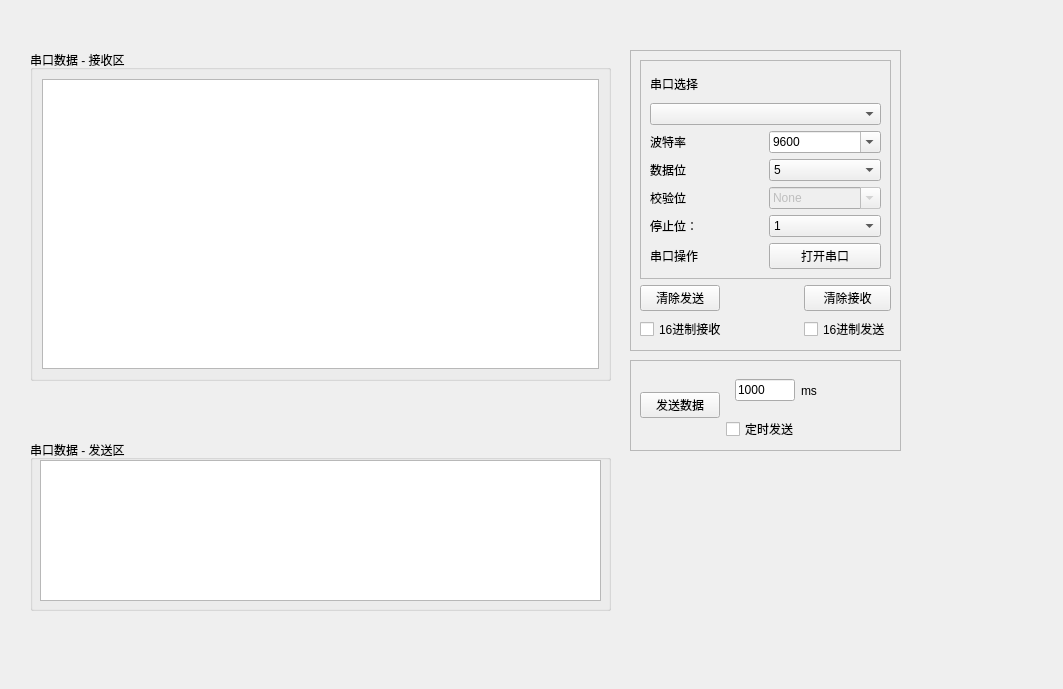
<?xml version="1.0" encoding="UTF-8"?>
<ui version="4.0">
 <class>MySerialWidget</class>
 <widget class="QWidget" name="MySerialWidget">
  <property name="geometry">
   <rect>
    <x>0</x>
    <y>0</y>
    <width>1063</width>
    <height>689</height>
   </rect>
  </property>
  <property name="windowTitle">
   <string>Form</string>
  </property>
  <widget class="QGroupBox" name="groupBox">
   <property name="geometry">
    <rect>
     <x>30</x>
     <y>50</y>
     <width>581</width>
     <height>331</height>
    </rect>
   </property>
   <property name="title">
    <string>串口数据 - 接收区</string>
   </property>
   <layout class="QVBoxLayout" name="verticalLayout_2">
    <item>
     <widget class="QTextEdit" name="edtReceive"/>
    </item>
   </layout>
  </widget>
  <widget class="QGroupBox" name="groupBox_2">
   <property name="geometry">
    <rect>
     <x>30</x>
     <y>440</y>
     <width>581</width>
     <height>171</height>
    </rect>
   </property>
   <property name="title">
    <string>串口数据 - 发送区</string>
   </property>
   <widget class="QTextEdit" name="edtSend">
    <property name="geometry">
     <rect>
      <x>10</x>
      <y>20</y>
      <width>561</width>
      <height>141</height>
     </rect>
    </property>
    <property name="midLineWidth">
     <number>0</number>
    </property>
   </widget>
  </widget>
  <widget class="QFrame" name="frame_2">
   <property name="geometry">
    <rect>
     <x>630</x>
     <y>50</y>
     <width>271</width>
     <height>301</height>
    </rect>
   </property>
   <property name="frameShape">
    <enum>QFrame::StyledPanel</enum>
   </property>
   <property name="frameShadow">
    <enum>QFrame::Raised</enum>
   </property>
   <layout class="QGridLayout" name="gridLayout_2">
    <item row="2" column="2">
     <widget class="QCheckBox" name="chkSend">
      <property name="text">
       <string>16进制发送</string>
      </property>
     </widget>
    </item>
    <item row="0" column="0" colspan="3">
     <widget class="QFrame" name="frame">
      <property name="frameShape">
       <enum>QFrame::StyledPanel</enum>
      </property>
      <property name="frameShadow">
       <enum>QFrame::Raised</enum>
      </property>
      <layout class="QGridLayout" name="gridLayout_3">
       <item row="0" column="0">
        <widget class="QLabel" name="lblSerial">
         <property name="text">
          <string>串口选择</string>
         </property>
        </widget>
       </item>
       <item row="1" column="0">
        <widget class="QComboBox" name="cmbSerial">
         <property name="enabled">
          <bool>true</bool>
         </property>
         <property name="editable">
          <bool>false</bool>
         </property>
        </widget>
       </item>
       <item row="2" column="0">
        <layout class="QGridLayout" name="gridLayout">
         <item row="0" column="0">
          <widget class="QLabel" name="lblRate">
           <property name="text">
            <string>波特率</string>
           </property>
          </widget>
         </item>
         <item row="0" column="1">
          <widget class="QComboBox" name="cmbBit">
           <property name="enabled">
            <bool>true</bool>
           </property>
           <property name="editable">
            <bool>true</bool>
           </property>
           <property name="currentText">
            <string>9600</string>
           </property>
          </widget>
         </item>
         <item row="1" column="0">
          <widget class="QLabel" name="lblDataBit">
           <property name="text">
            <string>数据位</string>
           </property>
          </widget>
         </item>
         <item row="1" column="1">
          <widget class="QComboBox" name="cmbDataBit">
           <property name="enabled">
            <bool>true</bool>
           </property>
           <property name="editable">
            <bool>false</bool>
           </property>
           <property name="currentText">
            <string>5</string>
           </property>
           <property name="frame">
            <bool>true</bool>
           </property>
           <item>
            <property name="text">
             <string>5</string>
            </property>
           </item>
           <item>
            <property name="text">
             <string>6</string>
            </property>
           </item>
           <item>
            <property name="text">
             <string>7</string>
            </property>
           </item>
           <item>
            <property name="text">
             <string>8</string>
            </property>
           </item>
          </widget>
         </item>
         <item row="2" column="0">
          <widget class="QLabel" name="lblCheckBit">
           <property name="text">
            <string>校验位</string>
           </property>
          </widget>
         </item>
         <item row="2" column="1">
          <widget class="QComboBox" name="cmbCheck">
           <property name="enabled">
            <bool>false</bool>
           </property>
           <property name="editable">
            <bool>true</bool>
           </property>
           <property name="currentText">
            <string>None</string>
           </property>
          </widget>
         </item>
         <item row="3" column="0">
          <widget class="QLabel" name="lblStopBit">
           <property name="text">
            <string>停止位：</string>
           </property>
          </widget>
         </item>
         <item row="3" column="1">
          <widget class="QComboBox" name="cmbStop">
           <property name="currentText">
            <string>1</string>
           </property>
           <item>
            <property name="text">
             <string>1</string>
            </property>
           </item>
          </widget>
         </item>
         <item row="4" column="0">
          <widget class="QLabel" name="lblSwitch">
           <property name="text">
            <string>串口操作</string>
           </property>
          </widget>
         </item>
         <item row="4" column="1">
          <widget class="QPushButton" name="btnSwitch">
           <property name="text">
            <string>打开串口</string>
           </property>
          </widget>
         </item>
        </layout>
       </item>
      </layout>
     </widget>
    </item>
    <item row="2" column="0" colspan="2">
     <widget class="QCheckBox" name="chkRec">
      <property name="text">
       <string>16进制接收</string>
      </property>
     </widget>
    </item>
    <item row="1" column="2">
     <widget class="QPushButton" name="btnClearRec">
      <property name="text">
       <string>清除接收</string>
      </property>
     </widget>
    </item>
    <item row="1" column="0">
     <widget class="QPushButton" name="btnClearSend">
      <property name="text">
       <string>清除发送</string>
      </property>
     </widget>
    </item>
   </layout>
  </widget>
  <widget class="QFrame" name="frame_3">
   <property name="geometry">
    <rect>
     <x>630</x>
     <y>360</y>
     <width>271</width>
     <height>91</height>
    </rect>
   </property>
   <property name="frameShape">
    <enum>QFrame::StyledPanel</enum>
   </property>
   <property name="frameShadow">
    <enum>QFrame::Raised</enum>
   </property>
   <layout class="QGridLayout" name="gridLayout_4">
    <item row="1" column="2">
     <widget class="QCheckBox" name="chkTimSend">
      <property name="maximumSize">
       <size>
        <width>100</width>
        <height>16777215</height>
       </size>
      </property>
      <property name="text">
       <string>定时发送</string>
      </property>
     </widget>
    </item>
    <item row="0" column="2">
     <widget class="QWidget" name="widget_time" native="true">
      <property name="whatsThis">
       <string/>
      </property>
      <layout class="QHBoxLayout" name="horizontalLayout">
       <item>
        <widget class="QLineEdit" name="txtSendMs">
         <property name="maximumSize">
          <size>
           <width>60</width>
           <height>16777215</height>
          </size>
         </property>
         <property name="text">
          <string>1000</string>
         </property>
        </widget>
       </item>
       <item>
        <widget class="QLabel" name="label">
         <property name="text">
          <string>ms</string>
         </property>
        </widget>
       </item>
      </layout>
     </widget>
    </item>
    <item row="0" column="1" rowspan="2">
     <widget class="QPushButton" name="btnSendData">
      <property name="text">
       <string>发送数据</string>
      </property>
     </widget>
    </item>
   </layout>
  </widget>
 </widget>
 <resources/>
 <connections/>
</ui>
